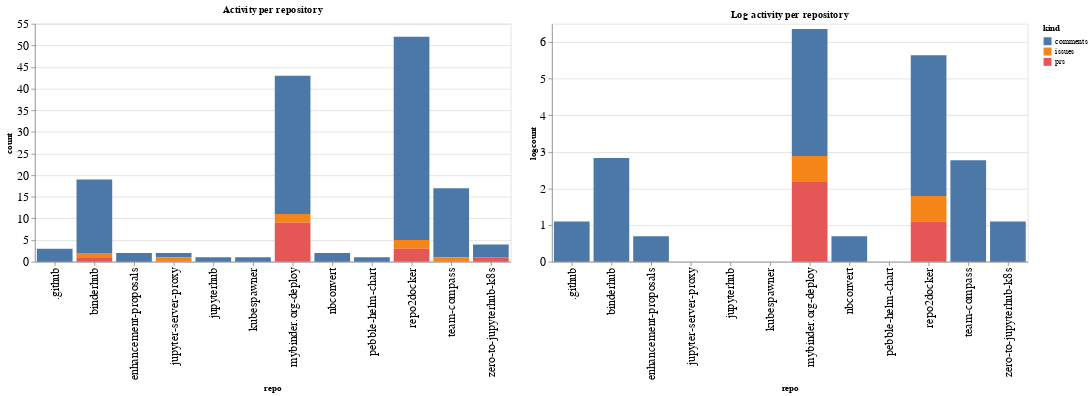

The cell this chart's notebook holds for it:
### Code cell
ch1 = alt.Chart(repo_summaries, width=600, title="Activity per repository").mark_bar().encode(
    x='repo',
    y='count',
    color='kind',
    tooltip="kind"
)

ch2 = alt.Chart(repo_summaries, width=600, title="Log activity per repository").mark_bar().encode(
    x='repo',
    y='logcount',
    color='kind',
    tooltip="kind"
)

ch1 | ch2

### Figure 1 — Vega-Lite specification as saved in the notebook (floating-point values rounded to 4 significant figures)
{"config": {"axisLeft": {"labelFontSize": 15}, "axisBottom": {"labelFontSize": 15}}, "hconcat": [{"mark": "bar", "encoding": {"color": {"type": "nominal", "field": "kind"}, "tooltip": {"type": "nominal", "field": "kind"}, "x": {"type": "nominal", "field": "repo"}, "y": {"type": "quantitative", "field": "count"}}, "title": "Activity per repository", "width": 600}, {"mark": "bar", "encoding": {"color": {"type": "nominal", "field": "kind"}, "tooltip": {"type": "nominal", "field": "kind"}, "x": {"type": "nominal", "field": "repo"}, "y": {"type": "quantitative", "field": "logcount"}}, "title": "Log activity per repository", "width": 600}], "data": {"name": "data-e679613037e6b243cb113ef15e1397a5"}, "$schema": "https://vega.github.io/schema/vega-lite/v4.8.1.json", "datasets": {"data-e679613037e6b243cb113ef15e1397a5": [{"repo": ".github", "kind": "comments", "count": 3, "logcount": 1.099}, {"repo": "binderhub", "kind": "comments", "count": 17, "logcount": 2.833}, {"repo": "binderhub", "kind": "issues", "count": 1, "logcount": 0.0}, {"repo": "binderhub", "kind": "prs", "count": 1, "logcount": 0.0}, {"repo": "enhancement-proposals", "kind": "comments", "count": 2, "logcount": 0.6931}, {"repo": "jupyter-server-proxy", "kind": "comments", "count": 1, "logcount": 0.0}, {"repo": "jupyter-server-proxy", "kind": "issues", "count": 1, "logcount": 0.0}, {"repo": "jupyterhub", "kind": "comments", "count": 1, "logcount": 0.0}, {"repo": "kubespawner", "kind": "comments", "count": 1, "logcount": 0.0}, {"repo": "mybinder.org-deploy", "kind": "comments", "count": 32, "logcount": 3.466}, {"repo": "mybinder.org-deploy", "kind": "issues", "count": 2, "logcount": 0.6931}, {"repo": "mybinder.org-deploy", "kind": "prs", "count": 9, "logcount": 2.197}, {"repo": "nbconvert", "kind": "comments", "count": 2, "logcount": 0.6931}, {"repo": "pebble-helm-chart", "kind": "comments", "count": 1, "logcount": 0.0}, {"repo": "repo2docker", "kind": "comments", "count": 47, "logcount": 3.85}, {"repo": "repo2docker", "kind": "issues", "count": 2, "logcount": 0.6931}, {"repo": "repo2docker", "kind": "prs", "count": 3, "logcount": 1.099}, {"repo": "team-compass", "kind": "comments", "count": 16, "logcount": 2.773}, {"repo": "team-compass", "kind": "issues", "count": 1, "logcount": 0.0}, {"repo": "zero-to-jupyterhub-k8s", "kind": "comments", "count": 3, "logcount": 1.099}, {"repo": "zero-to-jupyterhub-k8s", "kind": "prs", "count": 1, "logcount": 0.0}]}}
